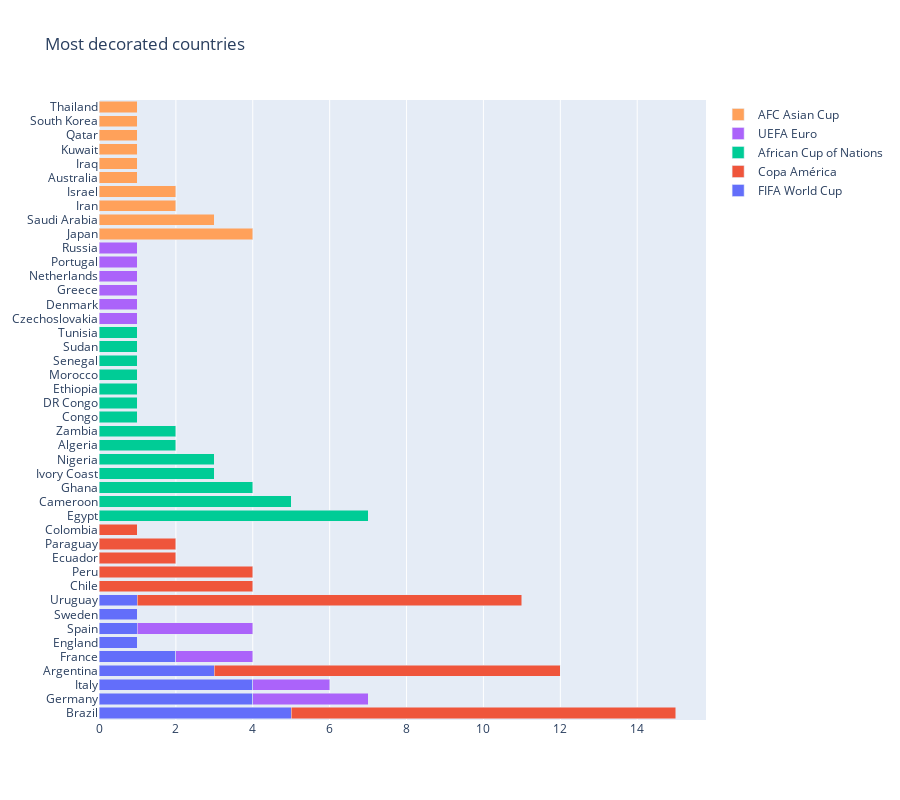

Notebook code cell kept with this figure:
### Markdown cell above
Below is an example of the world_cup_champions dataframe that we have made for creating visaulizations

### Code cell
import plotly.graph_objs as go
import plotly.offline as pyo

# Sort dataframes by trophies won in descending order
world_cup_champions_sorted = world_cup_champions.sort_values(by='Trophies won overall', ascending=False)
copa_america_champions_sorted = copa_america_champions.sort_values(by='Trophies won overall', ascending=False)
afcon_champions_sorted = afcon_champions.sort_values(by='Trophies won overall', ascending=False)
euros_champions_sorted = euros_champions.sort_values(by='Trophies won overall', ascending=False)
asian_cup_champions_sorted = asian_cup_champions.sort_values(by='Trophies won overall', ascending=False)

# Create a single plot with horizontal bar subplots
fig_trophies = go.Figure()

# Add horizontal bar plots to the single plot
fig_trophies.add_trace(go.Bar(y=world_cup_champions_sorted['Winner'], x=world_cup_champions_sorted['Trophies won overall'], orientation='h', name='FIFA World Cup'))
fig_trophies.add_trace(go.Bar(y=copa_america_champions_sorted['Winner'], x=copa_america_champions_sorted['Trophies won overall'], orientation='h', name='Copa América'))
fig_trophies.add_trace(go.Bar(y=afcon_champions_sorted['Winner'], x=afcon_champions_sorted['Trophies won overall'], orientation='h', name='African Cup of Nations'))
fig_trophies.add_trace(go.Bar(y=euros_champions_sorted['Winner'], x=euros_champions_sorted['Trophies won overall'], orientation='h', name='UEFA Euro'))
fig_trophies.add_trace(go.Bar(y=asian_cup_champions_sorted['Winner'], x=asian_cup_champions_sorted['Trophies won overall'], orientation='h', name='AFC Asian Cup'))

# Update layout settings
fig_trophies.update_layout(title='Most decorated countries', barmode='stack')

# Set a taller height for the plot
fig_trophies.update_layout(height=800)

# Show the plot
pyo.iplot(fig_trophies)

### Figure 1 — Plotly figure (JSON) as saved in the notebook; plotly's stock layout.template omitted (floating-point values rounded to 4 significant figures)
{"data": [{"name": "FIFA World Cup", "orientation": "h", "type": "bar", "x": [5, 4, 4, 3, 2, 1, 1, 1, 1], "y": ["Brazil", "Germany", "Italy", "Argentina", "France", "England", "Spain", "Sweden", "Uruguay"]}, {"name": "Copa América", "orientation": "h", "type": "bar", "x": [10, 10, 9, 4, 4, 2, 2, 1], "y": ["Brazil", "Uruguay", "Argentina", "Chile", "Peru", "Ecuador", "Paraguay", "Colombia"]}, {"name": "African Cup of Nations", "orientation": "h", "type": "bar", "x": [7, 5, 4, 3, 3, 2, 2, 1, 1, 1, 1, 1, 1, 1], "y": ["Egypt", "Cameroon", "Ghana", "Ivory Coast", "Nigeria", "Algeria", "Zambia", "Congo", "DR Congo", "Ethiopia", "Morocco", "Senegal", "Sudan", "Tunisia"]}, {"name": "UEFA Euro", "orientation": "h", "type": "bar", "x": [3, 3, 2, 2, 1, 1, 1, 1, 1, 1], "y": ["Germany", "Spain", "France", "Italy", "Czechoslovakia", "Denmark", "Greece", "Netherlands", "Portugal", "Russia"]}, {"name": "AFC Asian Cup", "orientation": "h", "type": "bar", "x": [4, 3, 2, 2, 1, 1, 1, 1, 1, 1], "y": ["Japan", "Saudi Arabia", "Iran", "Israel", "Australia", "Iraq", "Kuwait", "Qatar", "South Korea", "Thailand"]}], "layout": {"barmode": "stack", "height": 800, "title": {"text": "Most decorated countries"}}}
